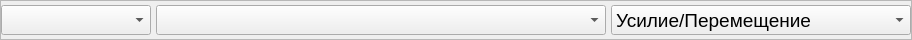
     <widget class="QFrame" name="frame_title">
      <property name="minimumSize">
       <size>
        <width>0</width>
        <height>40</height>
       </size>
      </property>
      <property name="maximumSize">
       <size>
        <width>16777215</width>
        <height>40</height>
       </size>
      </property>
      <property name="frameShape">
       <enum>QFrame::StyledPanel</enum>
      </property>
      <property name="frameShadow">
       <enum>QFrame::Raised</enum>
      </property>
      <layout class="QHBoxLayout" name="horizontalLayout">
       <property name="spacing">
        <number>5</number>
       </property>
       <property name="leftMargin">
        <number>0</number>
       </property>
       <property name="topMargin">
        <number>0</number>
       </property>
       <property name="rightMargin">
        <number>0</number>
       </property>
       <property name="bottomMargin">
        <number>0</number>
       </property>
       <item>
        <widget class="QComboBox" name="combo_dates">
         <property name="minimumSize">
          <size>
           <width>150</width>
           <height>30</height>
          </size>
         </property>
         <property name="maximumSize">
          <size>
           <width>150</width>
           <height>30</height>
          </size>
         </property>
         <property name="font">
          <font>
           <family>Arial</family>
           <pointsize>14</pointsize>
          </font>
         </property>
        </widget>
       </item>
       <item>
        <widget class="QComboBox" name="combo_test">
         <property name="minimumSize">
          <size>
           <width>450</width>
           <height>30</height>
          </size>
         </property>
         <property name="maximumSize">
          <size>
           <width>450</width>
           <height>30</height>
          </size>
         </property>
         <property name="font">
          <font>
           <family>Arial</family>
           <pointsize>14</pointsize>
          </font>
         </property>
        </widget>
       </item>
       <item>
        <widget class="QComboBox" name="combo_type">
         <property name="minimumSize">
          <size>
           <width>300</width>
           <height>30</height>
          </size>
         </property>
         <property name="maximumSize">
          <size>
           <width>300</width>
           <height>30</height>
          </size>
         </property>
         <property name="font">
          <font>
           <family>Arial</family>
           <pointsize>14</pointsize>
          </font>
         </property>
         <item>
          <property name="text">
           <string>Усилие/Перемещение</string>
          </property>
         </item>
         <item>
          <property name="text">
           <string>Усилие/Скорость</string>
          </property>
         </item>
         <item>
          <property name="text">
           <string>Ход/Скорость/Сопротивление</string>
          </property>
         </item>
         <item>
          <property name="text">
           <string>Скорость/Сопротивление</string>
          </property>
         </item>
         <item>
          <property name="text">
           <string>Температура/Сопротивление</string>
          </property>
         </item>
        </widget>
       </item>
      </layout>
     </widget>
